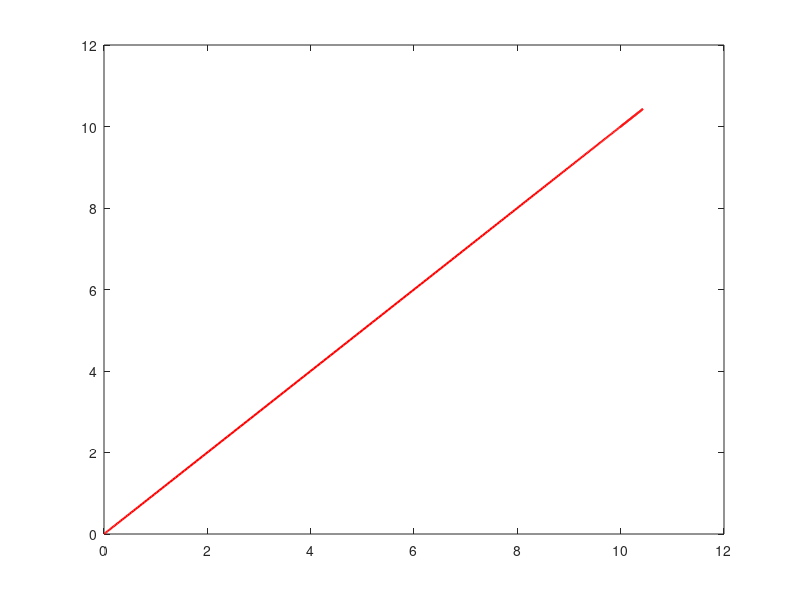

Recreate this plot in MATLAB.
clear; clc; close all;

% Simulation parameters
Tend = 60;
dTi = 0.01;  % inner-loop and simulation sampling period
Nsim = round(Tend/dTi)+1;
result = [];

state = [0 0 0 0]';
k = 1;   % reference index

state_history = state;   % Store for plotting
actuation_history = [];

% design parameters 
alpha = 1;    % back-stepping tuning (>0)
beta  = 1;    % back-stepping tuning (>0)

A = [1  dTi  0  0;
     0  1   0  0;
     0  0   1  dTi;
     0  0   0  1];

B = [0.5*dTi^2  0;
     dTi        0;
     0     0.5*dTi^2;
     0     dTi];

% Lyapunov Function 
V = @(x) 0.5*x'*x;
LfV = @(x) x'*A*x;
LgV = @(x) x'*B;

Yref = [10 0 10 0]';

% simulate
for i= 0:Nsim
    u = [0; 0];

    % --- compute error coordinates (state minus reference) ---
    error = state - Yref;   % error state [e1; e2; e3; e4]

    if LfV(error) + V(error) > 10^-5 % zero might be a bad idea since the math might not stabilize 
        % virtual control phi (for x2)
        omega1 = -alpha * error(1); % omega(x) = -(a+alpha)*x1  (error form)
        z1   = error(2) - omega1;   % z = x2 - omega  (error coordinates)
        
        % backstepping control v (for z dynamics) -> this will be u1
        v1 = - error(1) - (alpha + beta) * z1 + alpha * alpha * error(1);
        
        omega2 = -alpha * error(3);
        z2   = error(4) - omega2;
        
        v2 = - error(3) - (alpha + beta) * z2 + alpha * alpha * error(3);
        
        u = [v1; v2];
    end
    % max velocity of 40 Km/h
    u = min(u, [40; 40]);

    state = A * state + B * u;     % continuous-time derivative
    state_history = [state_history, state];

end

plot(state_history(1,:), state_history(3,:), 'r-', 'LineWidth', 1.5);
